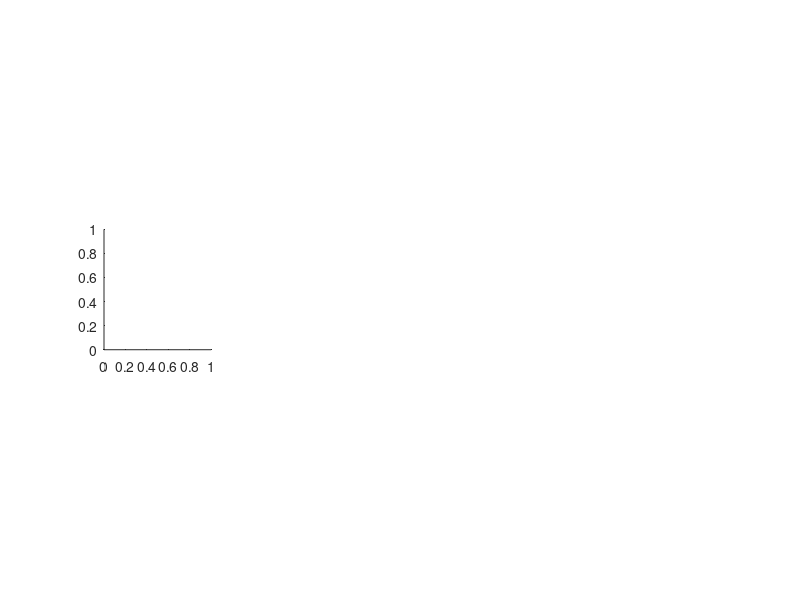

MATLAB code for this plot: (Note: this script raises an error after producing the figure.)
%% Figure 4C
subplot(3,4,5)
tracking(3)

%% Figure 4D 
subplot(3,4,6)
tracking(4)

%% Figure 4E 
subplot(3,4,7)
tracking(6)

%% Figure 4F 
subplot(3,4,8)
tracking(7)

%% Figure 4G 
subplot(3,4,9)
weights(3)

%% Figure 4H 
subplot(3,4,10)
weights(4)

%% Figure 4I 
subplot(3,4,11)
weights(6)
legend('Location','northwest')

%% Figure 4J 
subplot(3,4,12)
weights(7)